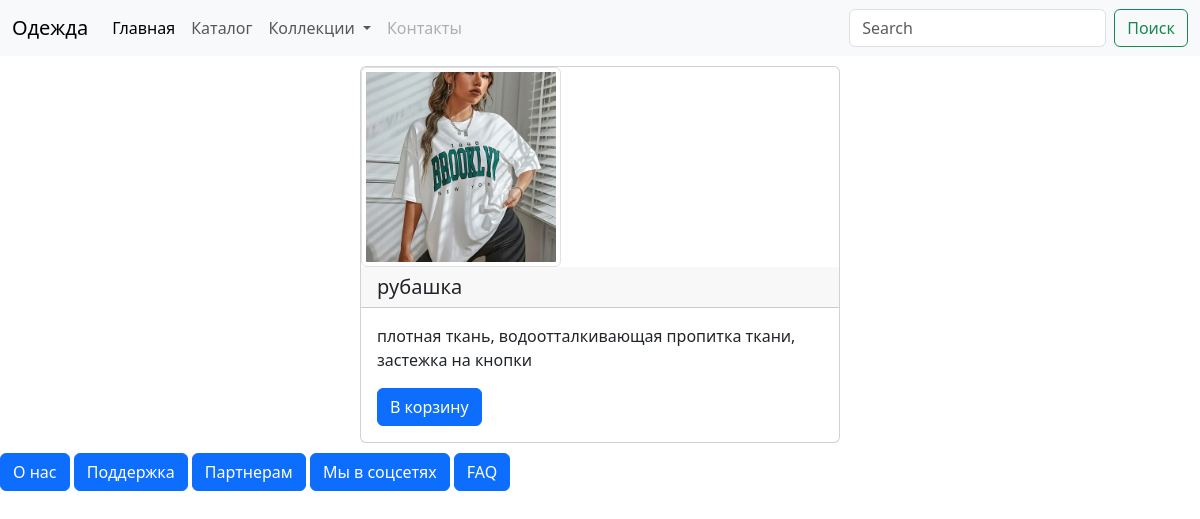
The page /index/2 on the database its author committed.
### myapp/models.py (models this page shows, shortened)
class wear(models.Model):
    name = models.CharField(max_length=100, verbose_name="Наименование")
    cost = models.IntegerField(verbose_name="Цена")
    description = models.CharField(max_length=200, verbose_name="Описание")
    size = models.CharField(max_length=10, verbose_name="Размер")
    count = models.IntegerField(verbose_name="Количество")
    dod = models.DateField(auto_now=True, verbose_name="Дата поступления")
    pic = models.ImageField(upload_to="myapp/static/img", blank=True)
    Size = models.ForeignKey(
        "Size", on_delete=models.CASCADE, blank=True, null=True, default=1)
    textile = models.ForeignKey(
        "textile", on_delete=models.CASCADE, blank=True, null=True, default=1)

### myapp/views.py (the view)
# urls.py: path('index/<wear_id>', card),
def card(request, wear_id):
    data = wear.objects.filter(id=wear_id)
    if data:
        return render(request, "card.html", {"wear": data})
    else:
        return redirect(index)

### myapp/templates/card.html (shortened to what this page needs)
<!DOCTYPE html>
<html lang="en">
  {% load static %}
  <head>
    <link
      href="https://cdn.jsdelivr.net/npm/bootstrap@5.3.3/dist/css/bootstrap.min.css"
      rel="stylesheet"
    />
  </head>
  <body>
    <nav class="navbar navbar-expand-lg bg-body-tertiary">
      <div class="container-fluid">
        <a class="navbar-brand" href="#">Одежда</a>
        <div class="collapse navbar-collapse" id="navbarSupportedContent">
          <ul class="navbar-nav me-auto mb-2 mb-lg-0">
            <li class="nav-item">
              <a class="nav-link active" aria-current="page" href="#"
                >Главная</a
              >
            </li>
            <li class="nav-item">
              <a class="nav-link" href="#">Каталог</a>
            </li>
            <li class="nav-item dropdown">
              <a
                class="nav-link dropdown-toggle"
                href="#"
                role="button"
                data-bs-toggle="dropdown"
                aria-expanded="false"
              >
                Коллекции
              </a>
            </li>
            <li class="nav-item">
              <a class="nav-link disabled" aria-disabled="true">Контакты</a>
            </li>
          </ul>
          <form class="d-flex" role="search">
            <input
              class="form-control me-2"
              type="search"
              placeholder="Search"
              aria-label="поиск"
            />
            <button class="btn btn-outline-success" type="submit">Поиск</button>
          </form>
        </div>
      </div>
    </nav>
    <div style="display: flex; flex-wrap: wrap; justify-content: center">
      {%for i in wear%}
      <div class="card" style="width: 40%; margin: 10px">
        <img
          src="{% static i.pic|cut:'myapp/static/' %}"
          class="img-thumbnail"
          width="200x200"
          alt="..."
        />
        <h5 class="card-header">{{i.name}}</h5>
        <div class="card-body">
          <p class="card-text">{{i.description}}</p>
          <a href="basket/" class="btn btn-primary">В корзину</a>
        </div>
      </div>
      {% endfor %}
    </div>
    <a class="btn btn-primary" href="#" role="button">О нас</a>
    <button class="btn btn-primary" type="submit">Поддержка</button>
    <input class="btn btn-primary" type="button" value="Партнерам" />
    <input class="btn btn-primary" type="submit" value="Мы в соцсетях" />
    <input class="btn btn-primary" type="reset" value="FAQ" />
  </body>
</html>

### rows shown on the page
wear: pic (picture), name "рубашка", description "плотная ткань, водоотталкивающая пропитка ткани, застежка на кнопки"
